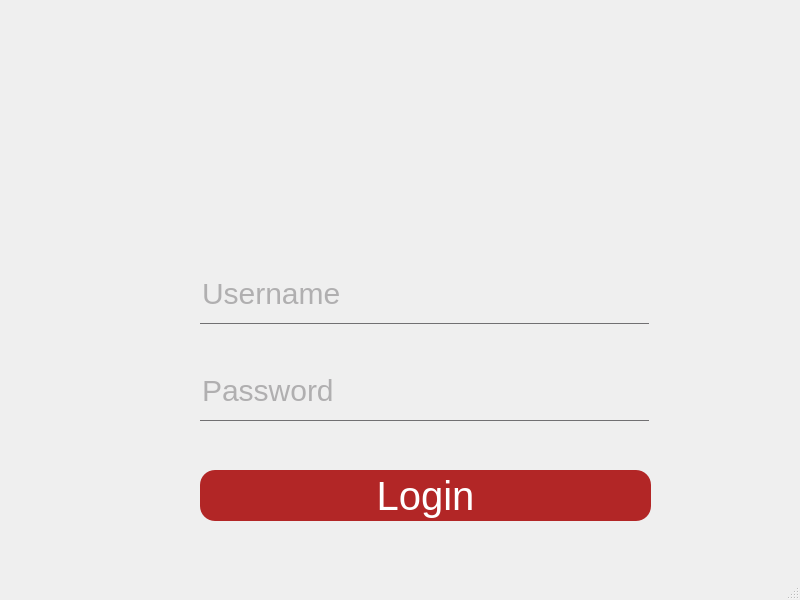
<?xml version="1.0" encoding="UTF-8"?>
<ui version="4.0">
 <class>MainWindow</class>
 <widget class="QMainWindow" name="MainWindow">
  <property name="geometry">
   <rect>
    <x>0</x>
    <y>0</y>
    <width>800</width>
    <height>600</height>
   </rect>
  </property>
  <property name="windowTitle">
   <string>MainWindow</string>
  </property>
  <widget class="QWidget" name="centralwidget">
   <widget class="QLabel" name="logo">
    <property name="geometry">
     <rect>
      <x>340</x>
      <y>63</y>
      <width>181</width>
      <height>191</height>
     </rect>
    </property>
    <property name="text">
     <string/>
    </property>
    <property name="pixmap">
     <pixmap resource="../../Downloads/2A_Everything-20220831T211105Z-001/2A_Everything-20220831T211105Z-001/2A_Everything/Projet/C++/Projet_final/p_final/rsc.qrc">:/new/prefix1/login-logo.png</pixmap>
    </property>
    <property name="scaledContents">
     <bool>true</bool>
    </property>
   </widget>
   <widget class="QPushButton" name="login">
    <property name="geometry">
     <rect>
      <x>200</x>
      <y>470</y>
      <width>451</width>
      <height>51</height>
     </rect>
    </property>
    <property name="styleSheet">
     <string notr="true">QPushButton {
color: #fff;
background:#b22626;
border-radius: 15px;
font-size:40px;
font-family:Arial, Helvetica, sans-serif;
}
QPushButton:hover {
color:#fff;
border:15px;
background:#6a1616;
}
</string>
    </property>
    <property name="text">
     <string>Login</string>
    </property>
   </widget>
   <widget class="QLineEdit" name="username">
    <property name="geometry">
     <rect>
      <x>200</x>
      <y>263</y>
      <width>449</width>
      <height>61</height>
     </rect>
    </property>
    <property name="cursor">
     <cursorShape>IBeamCursor</cursorShape>
    </property>
    <property name="styleSheet">
     <string notr="true">QLineEdit {
background:transparent;
border:none;
color:#717072;
border-bottom:1px solid #717072;
font-size:30px;
font-family:Arial, Helvetica, sans-serif;
}</string>
    </property>
    <property name="text">
     <string/>
    </property>
    <property name="placeholderText">
     <string>Username</string>
    </property>
   </widget>
   <widget class="QLineEdit" name="password">
    <property name="geometry">
     <rect>
      <x>200</x>
      <y>360</y>
      <width>449</width>
      <height>61</height>
     </rect>
    </property>
    <property name="cursor">
     <cursorShape>IBeamCursor</cursorShape>
    </property>
    <property name="styleSheet">
     <string notr="true">QLineEdit {
background:transparent;
border:none;
color:#717072;
border-bottom:1px solid #717072;
font-size:30px;
font-family:Arial, Helvetica, sans-serif;
}</string>
    </property>
    <property name="text">
     <string/>
    </property>
    <property name="echoMode">
     <enum>QLineEdit::Password</enum>
    </property>
    <property name="placeholderText">
     <string>Password</string>
    </property>
   </widget>
  </widget>
  <widget class="QMenuBar" name="menubar">
   <property name="geometry">
    <rect>
     <x>0</x>
     <y>0</y>
     <width>800</width>
     <height>26</height>
    </rect>
   </property>
  </widget>
  <widget class="QStatusBar" name="statusbar"/>
 </widget>
 <resources>
  <include location="../../Downloads/2A_Everything-20220831T211105Z-001/2A_Everything-20220831T211105Z-001/2A_Everything/Projet/C++/Projet_final/p_final/rsc.qrc"/>
 </resources>
 <connections/>
</ui>
